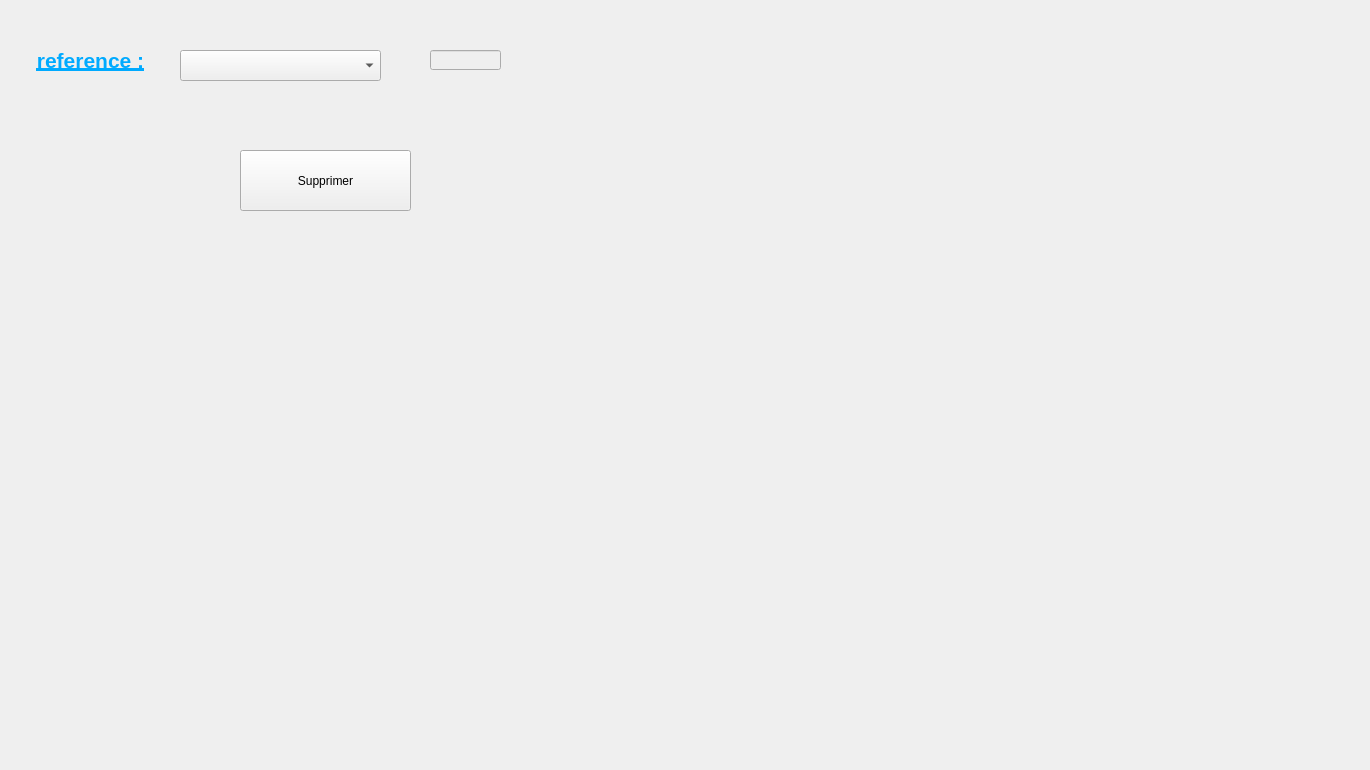
      <widget class="QWidget" name="tab_3">
       <attribute name="title">
        <string>Supprimer un equipement</string>
       </attribute>
       <widget class="QLabel" name="label_4">
        <property name="geometry">
         <rect>
          <x>20</x>
          <y>30</y>
          <width>141</width>
          <height>61</height>
         </rect>
        </property>
        <property name="font">
         <font>
          <pointsize>16</pointsize>
          <weight>75</weight>
          <bold>true</bold>
          <underline>true</underline>
         </font>
        </property>
        <property name="text">
         <string>&lt;html&gt;&lt;head/&gt;&lt;body&gt;&lt;p align=&quot;center&quot;&gt;&lt;span style=&quot; color:#00aaff;&quot;&gt;reference :&lt;/span&gt;&lt;/p&gt;&lt;/body&gt;&lt;/html&gt;</string>
        </property>
       </widget>
       <widget class="QPushButton" name="pb_supprimer">
        <property name="geometry">
         <rect>
          <x>240</x>
          <y>150</y>
          <width>171</width>
          <height>61</height>
         </rect>
        </property>
        <property name="text">
         <string>Supprimer</string>
        </property>
       </widget>
       <widget class="QComboBox" name="comboBox_3">
        <property name="geometry">
         <rect>
          <x>180</x>
          <y>50</y>
          <width>201</width>
          <height>31</height>
         </rect>
        </property>
       </widget>
       <widget class="QLineEdit" name="sup_ref">
        <property name="enabled">
         <bool>false</bool>
        </property>
        <property name="geometry">
         <rect>
          <x>430</x>
          <y>50</y>
          <width>71</width>
          <height>20</height>
         </rect>
        </property>
       </widget>
       <widget class="QLabel" name="label_29">
        <property name="geometry">
         <rect>
          <x>-250</x>
          <y>-140</y>
          <width>1361</width>
          <height>761</height>
         </rect>
        </property>
        <property name="text">
         <string>TextLabel</string>
        </property>
       </widget>
       <zorder>label_29</zorder>
       <zorder>label_4</zorder>
       <zorder>pb_supprimer</zorder>
       <zorder>comboBox_3</zorder>
       <zorder>sup_ref</zorder>
      </widget>
